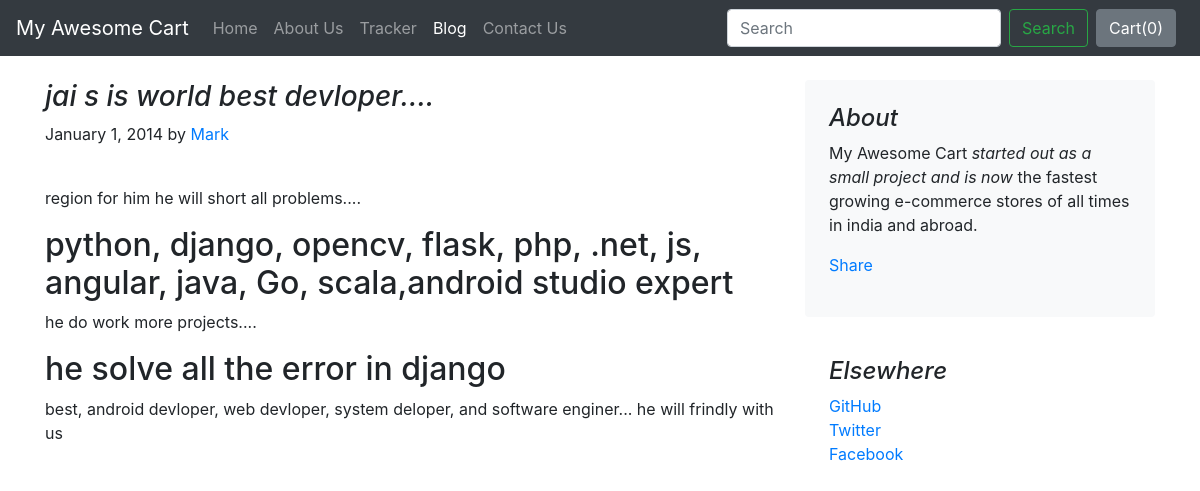
The page /blog/blogpost/1 on the database its author committed.
### blog/models.py (models this page shows)
class Blogpost(models.Model):
    post_id = models.AutoField(primary_key=True)
    title = models.CharField(max_length=50)
    head0 = models.CharField(max_length=500, default="")
    chead0 = models.CharField(max_length=5000, default="")
    head1 = models.CharField(max_length=500, default="")
    chead1 = models.CharField(max_length=5000, default="")
    head2 = models.CharField(max_length=500, default="")
    chead2 = models.CharField(max_length=5000, default="")
    pub_date = models.DateField()
    thumbnail = models.ImageField(upload_to='shop/images', default="")
    def __str__(self):
        return self.title

### blog/views.py (the view)
# urls.py: path("blogpost/<int:id>", views.blogpost, name="blogHome")
def blogpost(request, id):
    post = Blogpost.objects.filter(post_id = id)[0]
    print(post)
    return render(request, 'blog/blogpost.html',
                  {'post':post})

### blog/templates/blog/blogpost.html (shortened to what this page needs)
{% extends 'blog/basic.html' %}
{% block body %}
<div class="container">
    <div class="row mt-4">
        <div class="col-md-8 blog-main">
            <h3 class="font-italic">
                {{post.title}}
            </h3>
            <div class="blog-post">
                <p class="blog-post-meta">January 1, 2014 by <a href="#">Mark</a></p>
                <div class="fb-like" data-href="http://127.0.0.1:8000/blog/blogpost/{{post.post_id}}" data-layout="standard" data-action="like" data-size="large" data-show-faces="false" data-share="true"></div><br>
                <p>{{post.chead0}}</p>
                <h2>{{post.head1}}</h2>
                <p>{{post.chead1}}</p>
                <h2>{{post.head2}}</h2>
                <p>{{post.chead2}}</p>
            </div>
        </div>
        <aside class="col-md-4 blog-sidebar">
            <div class="p-4 mb-3 bg-light rounded">
                <h4 class="font-italic">About</h4>
                <p class="mb-0">My Awesome Cart <em>started out as a small project and is now</em> the fastest growing e-commerce stores of all times in india and abroad.</p>
                <div class="my-3 fb-share-button" data-href="http://127.0.0.1:8000/blog/blogpost/{{post.post_id}}" data-layout="button_count" data-size="large"><a target="_blank" href="https://www.facebook.com/sharer/sharer.php?u=http%3A%2F%2F127.0.0.1%3A8000%2Fblog%2Fblogpost%2F4&src=sdkpreparse" class="fb-xfbml-parse-ignore">Share</a></div>
            </div>
            <div class="p-4">
                <h4 class="font-italic">Elsewhere</h4>
                <ol class="list-unstyled">
                    <li><a href="#">GitHub</a></li>
                    <li><a href="#">Twitter</a></li>
                    <li><a href="#">Facebook</a></li>
                </ol>
            </div>
        </aside>
    </div>
</div>
{% endblock %}

### rows shown on the page
Blogpost: title "jai s is world best devloper....", chead0 "region for him he will short all problems....", head1 "python, django, opencv, flask, php, .net, js, angular, java, Go, scala,android studio expert", chead1 "he do work more projects....", head2 "he solve all the error in django", chead2 "best, android devloper, web devloper, system deloper, and software enginer... he will frindly with us"
